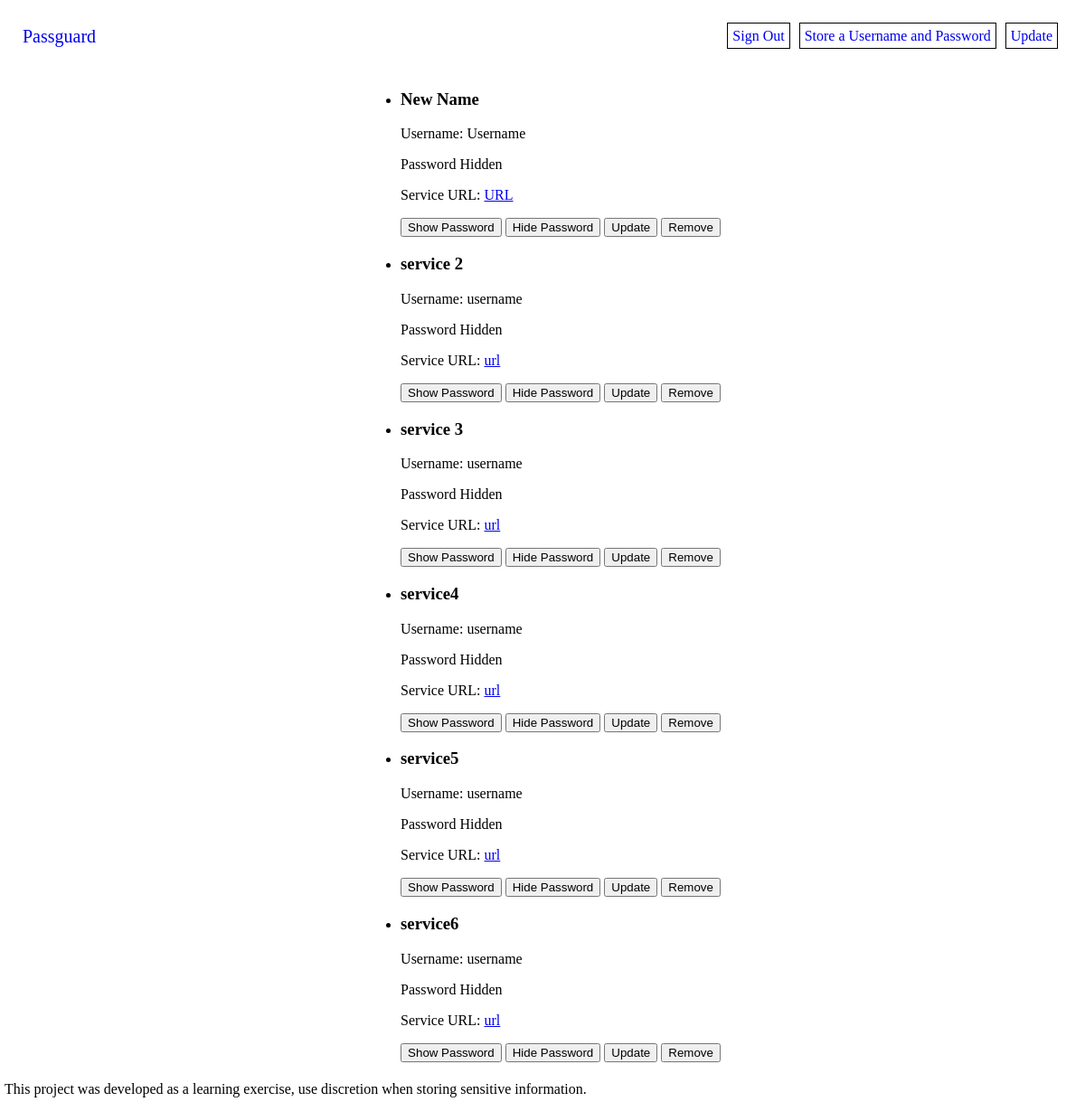
Before: /dashboard (signed in) with the older database file.
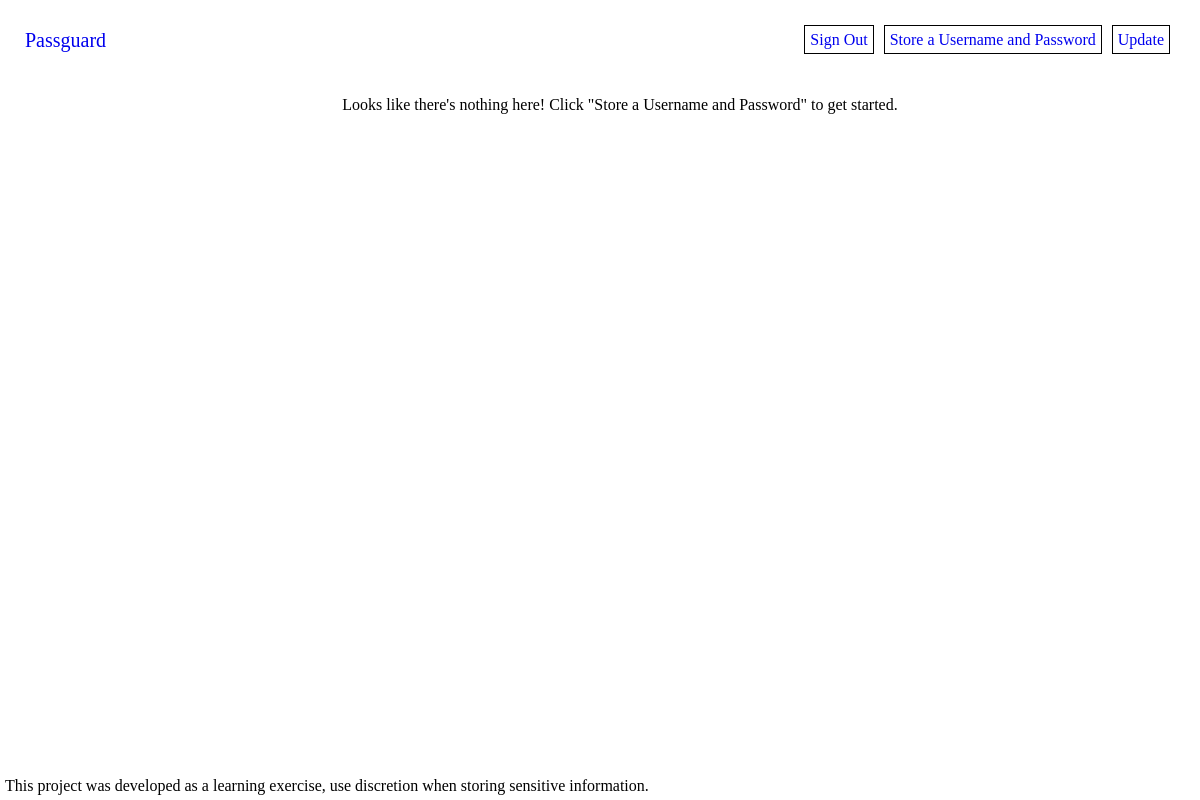
After: the same page with the newer database file.
### tables this page shows
CREATE TABLE services (
    service_id INTEGER PRIMARY KEY AUTOINCREMENT,
    user_id INTEGER NOT NULL,
    service_name TEXT NOT NULL,
    service_password BLOB NOT NULL,
    service_url TEXT,
    service_username TEXT NOT NULL,
    FOREIGN KEY (user_id) REFERENCES users(user_id) ON DELETE CASCADE
);

### passguard/pages.py (the view)
@bp.route('/dashboard')
def dashboard():
    db = get_db()
    user_id = session['session_user_id']
    services = db.execute(
        'SELECT service_id, service_name, service_password, service_url, service_username'
        ' FROM services WHERE user_id = ?',
        (user_id, )
    ).fetchall()
    return render_template('pages/dashboard.html', services=services)

### passguard/auth.py (called while the page is built)
@bp.before_app_request
def load_logged_in_user():
    user_id = session.get('session_user_id')
    if user_id is None:
        g.user = None
    else:
        g.user = get_db().execute(
            'SELECT * FROM users WHERE user_id = ?',
            (user_id,)
        ).fetchone()

### passguard/db.py (called while the page is built)
def get_db():
    if 'db' not in g:
        g.db = sqlite3.connect(
            current_app.config['DATABASE'],
            detect_types=sqlite3.PARSE_DECLTYPES,
        )
        g.db.row_factory = sqlite3.Row
    return g.db

### passguard/templates/pages/dashboard.html (shortened to what this page needs)
{% extends 'base.html' %}
{% block navigation %}
    <li class="nav-list-item"><a class="nav-list-link" href="{{ url_for('auth.logout') }}">Sign Out</a></li>
    <li class="nav-list-item"><a class="nav-list-link" href="{{ url_for('pages.add') }}">Store a Username and Password</a></li>
    <li class="nav-list-item"><a class="nav-list-link" href="{{ url_for('pages.update') }}">Update</a></li>
    {% endblock %}
{% block content %}
<div class="dashboard">
    <div class="service-list">
        <ul>
            {% if not services %}
            Looks like there's nothing here! Click "Store a Username and Password" to get started.
            {% endif %}
            {% for service in services %}
            <li class="service-item">
                <div class="service-details">
                    <h3 class="service-name">{{ service['service_name'] }}</h3>
                    <p class="service-username">Username: {{ service['service_username'] }}</p>
                    <span id="password_{{ service['service_id'] }}" class="service-password">Password Hidden</span>
                    <p class="service-url">Service URL: <a href="{{ service['service_url'] }}" target="_blank" class="service-url-link">{{ service['service_url'] }}</a></p>
                    <button onclick="showPassword({{ service['service_id'] }})" class="btn-show">Show Password</button>
                    <button onclick="hidePassword({{ service['service_id'] }})" class="btn-show">Hide Password</button>
                    <button onclick="update({{ service['service_id'] }})">Update</button>
                    <button onclick="remove({{ service['service_id'] }})">Remove</button>
                </div>
            </li>
            {% endfor %}
        </ul>
    </div>
</div>
{% endblock %}

### passguard/templates/base.html (shortened to what this page needs)
<!DOCTYPE html>
<html lang="en">
<head>
    <link rel="stylesheet" href="{{ url_for('static', filename='css/base.css') }}">
</head>
<body>
    <header>
        <div class="splash-logo">
            <a class="splash-logo-link" href="{{ url_for('pages.index') }}">Passguard</a>
        </div>
        <nav>
            <ul class="nav-list-container">
                {% block navigation %}
                {% endblock %}
            </ul>
        </nav>
    </header>
    <main>
        {% block content %}
        {% endblock %}
    </main>
    <footer>
        <span>This project was developed as a learning exercise, use discretion when storing sensitive information.</span>
    </footer>
</body>
</html>

### passguard/static/css/base.css (style rules this page uses)
html, body { margin: 0px; padding: 0px; display: flex; flex-direction: column; }
body { min-height: 100vh; min-width: 100vw; }
header, footer { flex: none; }
header { display: flex; flex-direction: row; height: 10vh; min-height: 50px; max-height: 80px; align-items: center; justify-content: space-between; }
.splash-logo { display: flex; justify-content: center; align-items: center; padding: 25px; }
.splash-logo-link { text-decoration: none; font-size: 20px; }
.nav-list-container { display: flex; flex-direction: row; padding: 25px; list-style-type: none; }
.nav-list-item { margin: 5px; }
.nav-list-link { text-decoration: none; padding: 5px; border: 1px solid #000; }
main { display: flex; flex: 1 0 auto; justify-content: center; margin: auto; width: 95vw; max-width: 1200px; }
footer { display: flex; flex-direction: row; align-items: center; justify-content: space-between; padding: 5px; }

Changed rows visible on the page:
removed services: service_name "New Name", service_username "Username", service_url "URL"
removed services: service_name "service 2", service_username "username", service_url "url"
removed services: service_name "service 3", service_username "username", service_url "url"
removed services: service_name "service4", service_username "username", service_url "url"
removed services: service_name "service5", service_username "username", service_url "url"
removed services: service_name "service6", service_username "username", service_url "url"
Other visible differences:
text now shown: "Looks like there's nothing here! Click \"Store a Username and Password\" to get started."
